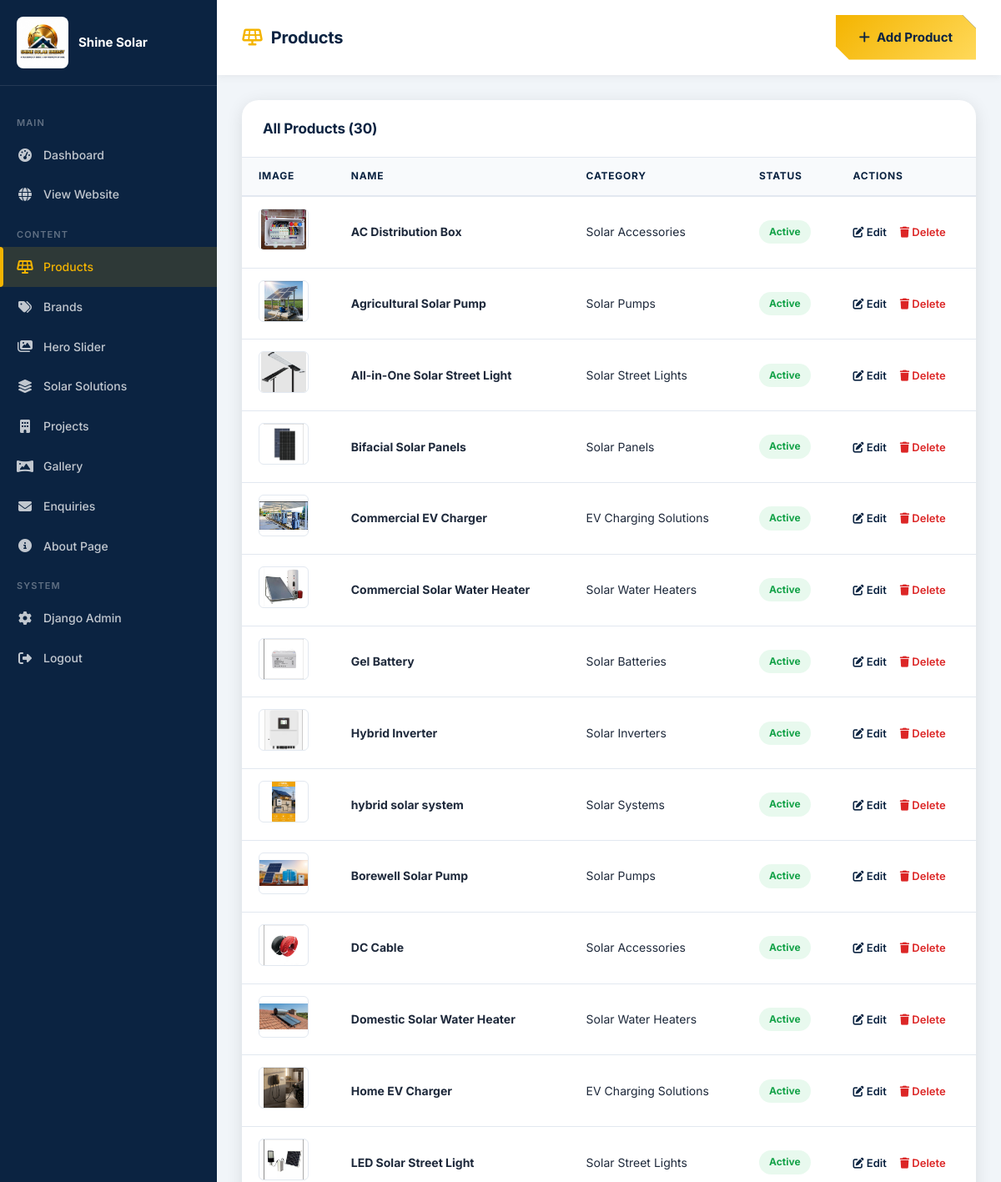
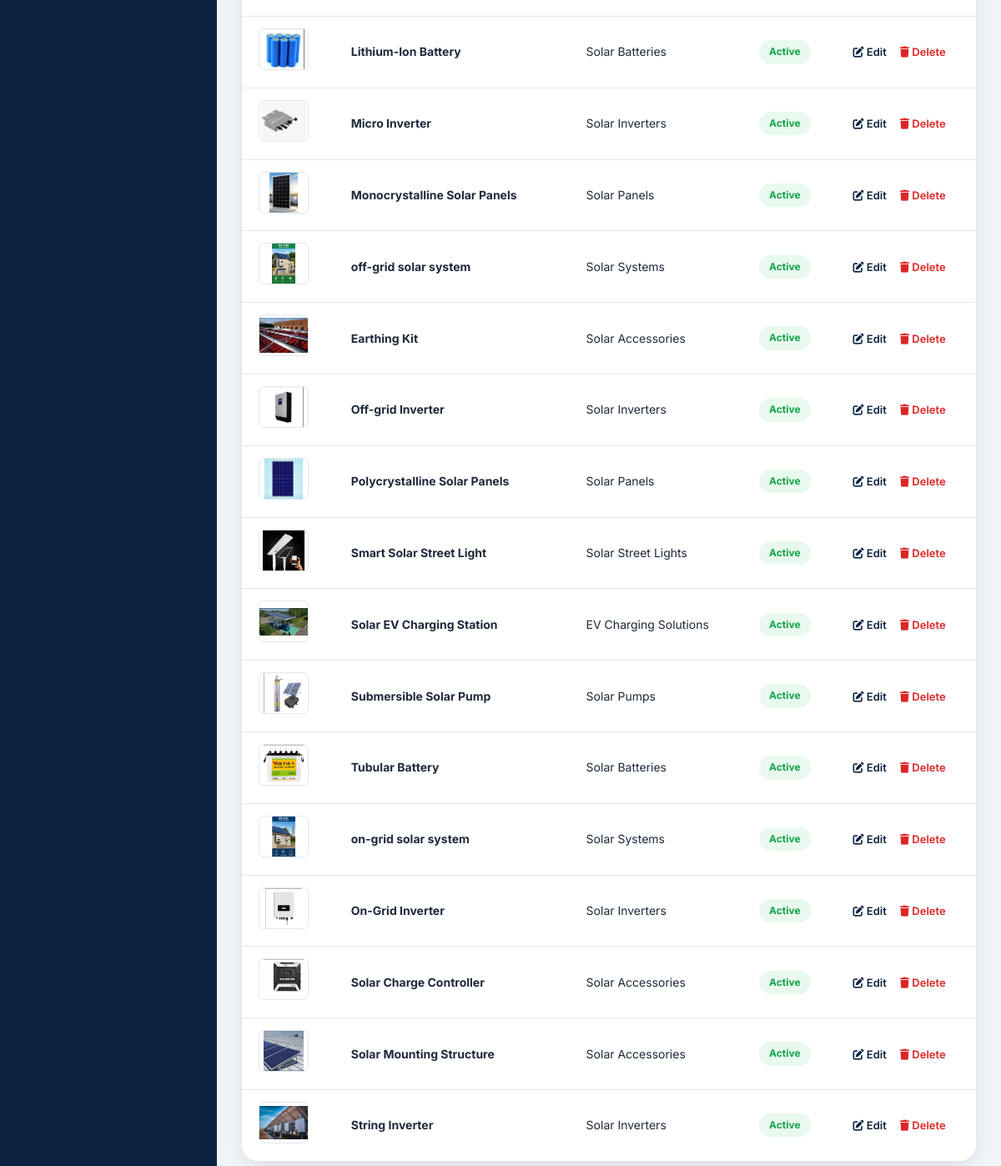
Screenshot of /admin-panel/products/ (signed in) with the database file from the repository (2 pictures, top to bottom).
### products_brands_app/models.py (models this page shows, shortened)
class Product(models.Model):
    category = models.ForeignKey(ProductCategory, on_delete=models.CASCADE, related_name='products')
    name = models.CharField(max_length=200)
    slug = models.SlugField()
    image = models.ImageField(upload_to='products/')
    description = models.TextField(blank=True)
    order = models.PositiveIntegerField(default=0)
    is_active = models.BooleanField(default=True)
    class Meta:
        ordering = ['order', 'name']
        unique_together = ('category', 'slug')

class ProductCategory(models.Model):
    name = models.CharField(max_length=100)
    slug = models.SlugField(unique=True)
    icon = models.CharField(max_length=50, blank=True, help_text="FontAwesome icon class e.g. fa-solar-panel")
    order = models.PositiveIntegerField(default=0)
    class Meta:
        verbose_name_plural = "Product Categories"
        ordering = ['order', 'name']

### website/admin_views.py (the view)
# urls.py: path('products/', admin_views.admin_products, name='admin_products'),
@login_required(login_url='/admin-panel/login/')
def admin_products(request):
    if not request.user.is_staff:
        return redirect('home')
    products = Product.objects.select_related('category').all()
    return render(request, 'admin_panel/products.html', {'products': products})

### website/templates/admin_panel/products.html (shortened to what this page needs)
{% load static %}
<!DOCTYPE html>
<html lang="en">
<head>
  <link rel="stylesheet" href="{% static 'css/style.css' %}">
  <link rel="stylesheet" href="https://cdnjs.cloudflare.com/ajax/libs/font-awesome/6.5.1/css/all.min.css">
</head>
<body>
<div class="admin-layout">
  <aside class="admin-sidebar">
    <div class="sidebar-logo"><img src="{% static 'images/logo.png' %}" alt="Logo"><span>Shine Solar</span></div>
    <nav class="sidebar-nav">
      <div class="sidebar-section">Main</div>
      <a href="{% url 'admin_dashboard' %}" class="sidebar-link"><i class="fas fa-tachometer-alt"></i><span>Dashboard</span></a>
      <a href="{% url 'home' %}" class="sidebar-link" target="_blank"><i class="fas fa-globe"></i><span>View Website</span></a>
      <div class="sidebar-section">Content</div>
      <a href="{% url 'admin_products' %}" class="sidebar-link active"><i class="fas fa-solar-panel"></i><span>Products</span></a>
      <a href="{% url 'admin_brands' %}" class="sidebar-link"><i class="fas fa-tags"></i><span>Brands</span></a>
      <a href="{% url 'admin_hero_slides' %}" class="sidebar-link"><i class="fas fa-images"></i><span>Hero Slider</span></a>
      <a href="{% url 'admin_solutions' %}" class="sidebar-link"><i class="fas fa-layer-group"></i><span>Solar Solutions</span></a>
      <a href="{% url 'admin_projects' %}" class="sidebar-link"><i class="fas fa-building"></i><span>Projects</span></a>
      <a href="{% url 'admin_gallery' %}" class="sidebar-link"><i class="fas fa-panorama"></i><span>Gallery</span></a>
      <a href="{% url 'admin_contacts' %}" class="sidebar-link"><i class="fas fa-envelope"></i><span>Enquiries</span></a>
            <a href="{% url 'admin_about_edit' %}" class="sidebar-link">
        <i class="fas fa-info-circle"></i><span>About Page</span>
      </a>
      <div class="sidebar-section">System</div>
      <a href="/admin/" class="sidebar-link"><i class="fas fa-cog"></i><span>Django Admin</span></a>
      <a href="{% url 'admin_logout' %}" class="sidebar-link"><i class="fas fa-sign-out-alt"></i><span>Logout</span></a>
    </nav>
  </aside>
  <main class="admin-main">
    <div class="admin-topbar">
      <h1><i class="fas fa-solar-panel" style="color:var(--gold);margin-right:10px;"></i>Products</h1>
      <a href="{% url 'admin_product_add' %}" class="btn btn-primary"><i class="fas fa-plus"></i> Add Product</a>
    </div>
    <div class="admin-content">
      <div class="admin-table-card">
        <div class="admin-table-header">
          <h3>All Products ({{ products.count }})</h3>
        </div>
        <table class="admin-table">
          <thead><tr><th>Image</th><th>Name</th><th>Category</th><th>Status</th><th>Actions</th></tr></thead>
          <tbody>
            {% for p in products %}
            <tr>
              <td>{% if p.image %}<img src="{{ p.image.url }}" style="height:50px;width:60px;object-fit:contain;border-radius:6px;border:1px solid #e2e8f0;">{% else %}<div style="height:50px;width:60px;background:#f1f5f9;border-radius:6px;display:flex;align-items:center;justify-content:center;"><i class="fas fa-image" style="color:#94a3b8;"></i></div>{% endif %}</td>
              <td><strong>{{ p.name }}</strong></td>
              <td>{{ p.category.name }}</td>
              <td>{% if p.is_active %}<span class="badge badge-active">Active</span>{% else %}<span class="badge badge-inactive">Inactive</span>{% endif %}</td>
              <td>
                <a href="{% url 'admin_product_edit' p.id %}" style="color:var(--primary);text-decoration:none;margin-right:12px;font-size:13px;font-weight:600;"><i class="fas fa-edit"></i> Edit</a>
                <a href="{% url 'admin_product_delete' p.id %}" style="color:#dc2626;text-decoration:none;font-size:13px;font-weight:600;" onclick="return confirm('Delete this product?')"><i class="fas fa-trash"></i> Delete</a>
              </td>
            </tr>
            {% empty %}
            <tr><td colspan="5" style="text-align:center;padding:40px;color:#94a3b8;">No products. <a href="{% url 'admin_product_add' %}">Add one →</a></td></tr>
            {% endfor %}
          </tbody>
        </table>
      </div>
    </div>
  </main>
</div>
</body>
</html>

### website/static/css/style.css (style rules this page uses)
*, *::before, *::after { margin: 0; padding: 0; box-sizing: border-box; }
:root { --primary: #0B2341; --primary-dark: #071829; --primary-light: #143C6A; --gold: #F4B400; --gold-light: #FFD95A; --gold-dark: #D4A000; --green: #F4B400; --black: #0A0A0A; --black-soft: #161616; --white: #ffffff; --light: #f8fafc; --gray: #64748b; --border: #e2e8f0; --shadow: 0 4px 20px rgba(0,0,0,.10); --shadow-lg: 0 10px 40px rgba(0,0,0,.15); --radius: 12px; --radius-lg: 20px; --transition: all .3s ease; }
html { scroll-behavior: smooth; }
body { font-family: 'Inter', 'Segoe UI', sans-serif; background: var(--light); color: #1e293b; line-height: 1.7; font-size: 16px; }
h1, h2, h3, h4, .hero-content h1, .hero-v2-h1, .section-title h2, .stat-num, .card h3 { font-family: 'Manrope', 'Inter', 'Segoe UI', sans-serif; letter-spacing: -0.01em; }
.btn { display: inline-flex; align-items: center; gap: 8px; text-decoration: none; padding: 14px 28px; clip-path: polygon(0 0, calc(100% - 16px) 0, 100% 16px, 100% 100%, 16px 100%, 0 calc(100% - 16px)); font-weight: 700; font-size: 15px; transition: var(--transition); border: none; cursor: pointer; }
.btn-primary { background: linear-gradient(135deg, var(--gold), var(--gold-light)); color: var(--primary); box-shadow: 0 4px 15px rgba(244,180,0,.4); position: relative; }
.btn-primary::after { content: ''; position: absolute; top: 0; right: 0; width: 16px; height: 16px; background: var(--primary); clip-path: polygon(100% 0, 0 0, 100% 100%); }
.admin-layout { display: flex; min-height: 100vh; }
.admin-sidebar { width: 260px; background: var(--primary); color: white; position: fixed; top: 0; left: 0; bottom: 0; overflow-y: auto; z-index: 100; transition: var(--transition); }
.sidebar-logo { padding: 20px 20px; border-bottom: 1px solid rgba(255,255,255,.1); display: flex; align-items: center; gap: 12px; }
.sidebar-logo img { height: 62px; width: 62px; object-fit: contain; border-radius: 8px; background: #fff; padding: 3px; }
.sidebar-logo span { font-weight: 700; font-size: 15px; white-space: nowrap; }
.sidebar-nav { padding: 20px 0; }
.sidebar-section { font-size: 11px; text-transform: uppercase; letter-spacing: .1em; color: rgba(255,255,255,.35); padding: 15px 20px 5px; font-weight: 600; }
.sidebar-link { display: flex; align-items: center; gap: 12px; padding: 12px 20px; color: rgba(255,255,255,.75); text-decoration: none; font-size: 14px; font-weight: 500; transition: var(--transition); position: relative; }
.sidebar-link i { width: 20px; text-align: center; font-size: 16px; }
.sidebar-link:hover, .sidebar-link.active { background: rgba(244,180,0,.15); color: var(--gold); }
.sidebar-link.active::before { content: ''; position: absolute; left: 0; top: 0; bottom: 0; width: 4px; background: var(--gold); border-radius: 0 4px 4px 0; }
.admin-main { margin-left: 260px; flex: 1; min-height: 100vh; background: #f1f5f9; }
.admin-topbar { background: white; padding: 18px 30px; display: flex; align-items: center; justify-content: space-between; box-shadow: 0 2px 10px rgba(0,0,0,.06); position: sticky; top: 0; z-index: 50; }
.admin-topbar h1 { font-size: 20px; color: var(--primary); font-weight: 700; }
.admin-content { padding: 30px; }
.admin-table-card { background: white; border-radius: var(--radius-lg); box-shadow: var(--shadow); overflow: hidden; margin-bottom: 28px; }
.admin-table-header { padding: 20px 25px; border-bottom: 1px solid var(--border); display: flex; align-items: center; justify-content: space-between; }
.admin-table-header h3 { color: var(--primary); font-size: 17px; }
.admin-table { width: 100%; border-collapse: collapse; }
.admin-table th { background: var(--light); color: var(--primary); font-size: 12px; text-transform: uppercase; letter-spacing: .06em; padding: 12px 20px; text-align: left; border-bottom: 2px solid var(--border); }
.admin-table td { padding: 14px 20px; border-bottom: 1px solid var(--border); font-size: 14px; }
.admin-table tr:last-child td { border-bottom: none; }
.badge { display: inline-block; padding: 4px 12px; border-radius: 30px; font-size: 12px; font-weight: 700; }
.badge-active { background: rgba(34,197,94,.1); color: #16a34a; }

### rows the page displays
Product: image (picture), name "AC Distribution Box", category.name "Solar Accessories", is_active "Active"
Product: image (picture), name "Agricultural Solar Pump", category.name "Solar Pumps", is_active "Active"
Product: image (picture), name "All-in-One Solar Street Light", category.name "Solar Street Lights", is_active "Active"
Product: image (picture), name "Bifacial Solar Panels", category.name "Solar Panels", is_active "Active"
Product: image (picture), name "Commercial EV Charger", category.name "EV Charging Solutions", is_active "Active"
Product: image (picture), name "Commercial Solar Water Heater", category.name "Solar Water Heaters", is_active "Active"
Product: image (picture), name "Gel Battery", category.name "Solar Batteries", is_active "Active"
Product: image (picture), name "Hybrid Inverter", category.name "Solar Inverters", is_active "Active"
Product: image (picture), name "hybrid solar system", category.name "Solar Systems", is_active "Active"
Product: image (picture), name "Borewell Solar Pump", category.name "Solar Pumps", is_active "Active"
Product: image (picture), name "DC Cable", category.name "Solar Accessories", is_active "Active"
Product: image (picture), name "Domestic Solar Water Heater", category.name "Solar Water Heaters", is_active "Active"
Product: image (picture), name "Home EV Charger", category.name "EV Charging Solutions", is_active "Active"
Product: image (picture), name "LED Solar Street Light", category.name "Solar Street Lights", is_active "Active"
Product: image (picture), name "Lithium-Ion Battery", category.name "Solar Batteries", is_active "Active"
Product: image (picture), name "Micro Inverter", category.name "Solar Inverters", is_active "Active"
Product: image (picture), name "Monocrystalline Solar Panels", category.name "Solar Panels", is_active "Active"
Product: image (picture), name "off-grid solar system", category.name "Solar Systems", is_active "Active"
Product: image (picture), name "Earthing Kit", category.name "Solar Accessories", is_active "Active"
Product: image (picture), name "Off-grid Inverter", category.name "Solar Inverters", is_active "Active"
Product: image (picture), name "Polycrystalline Solar Panels", category.name "Solar Panels", is_active "Active"
Product: image (picture), name "Smart Solar Street Light", category.name "Solar Street Lights", is_active "Active"
Product: image (picture), name "Solar EV Charging Station", category.name "EV Charging Solutions", is_active "Active"
Product: image (picture), name "Submersible Solar Pump", category.name "Solar Pumps", is_active "Active"
Product: image (picture), name "Tubular Battery", category.name "Solar Batteries", is_active "Active"
Product: image (picture), name "on-grid solar system", category.name "Solar Systems", is_active "Active"
Product: image (picture), name "On-Grid Inverter", category.name "Solar Inverters", is_active "Active"
Product: image (picture), name "Solar Charge Controller", category.name "Solar Accessories", is_active "Active"
Product: image (picture), name "Solar Mounting Structure", category.name "Solar Accessories", is_active "Active"
Product: image (picture), name "String Inverter", category.name "Solar Inverters", is_active "Active"

### other values shown
{{ products.count }} "30"
